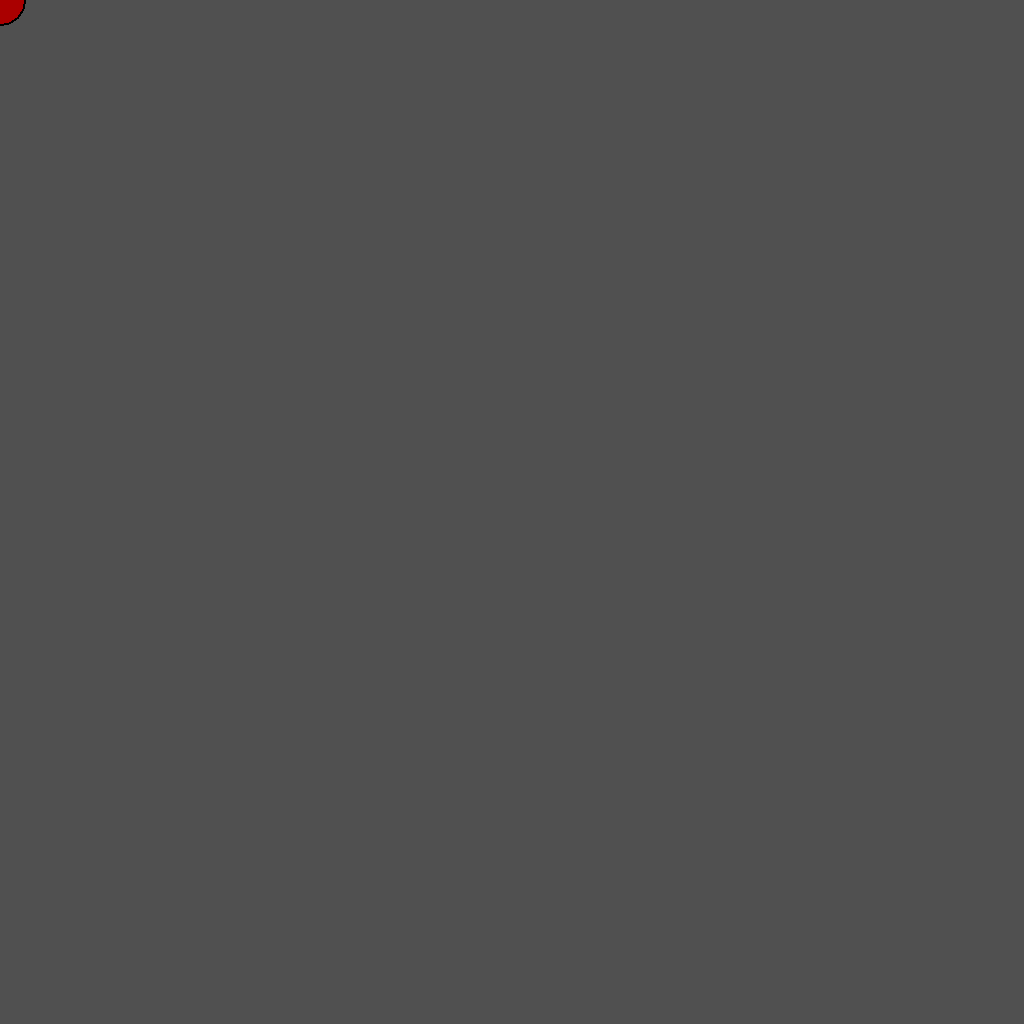
Frame 1 (no input)
Frame 60 (the mouse pressed at the canvas centre just before this capture): identical to frame 1, image omitted
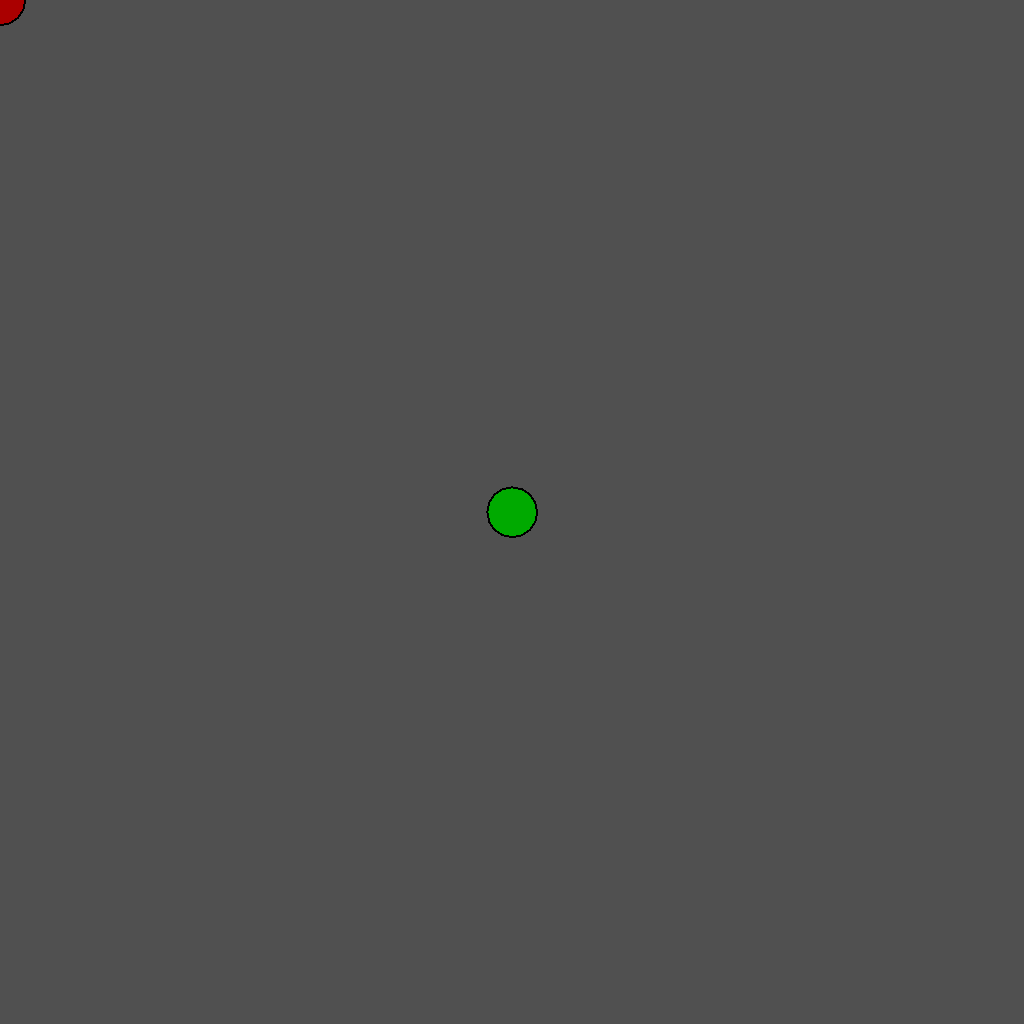
Frame 120 (the mouse held since frame 60 and released just before this capture)

The Processing sketch that drew these frames (run headless with seeded random() and noise(); from frame 60 on, the mouse is pressed at the canvas centre):

// Processing sketch: lecture_241016a_conditional
// ── lecture_241016a_conditional.pde
void setup(){
  size(1024, 1024);
  background(80);
  strokeWeight(2);
  noSmooth();
}

void draw(){
  boolean onRightSide = mouseX > width * .75;
  boolean onLeftSide = mouseX < width * .25;
  
  print("\nthe mouse is ");
  
  if(onRightSide){
    print("on the right side");
    fill(#0000aa); // set fill to blue
  } else if(onLeftSide) {
    print("on the left side");
    fill(#aa0000); // red
  } else {
    print("in the middle");
    fill(#00aa00); // green
  }
  
  print("!\t(" + mouseX + ", " + mouseY + ")");
  
  
  
  circle(mouseX, mouseY, 50);
}
